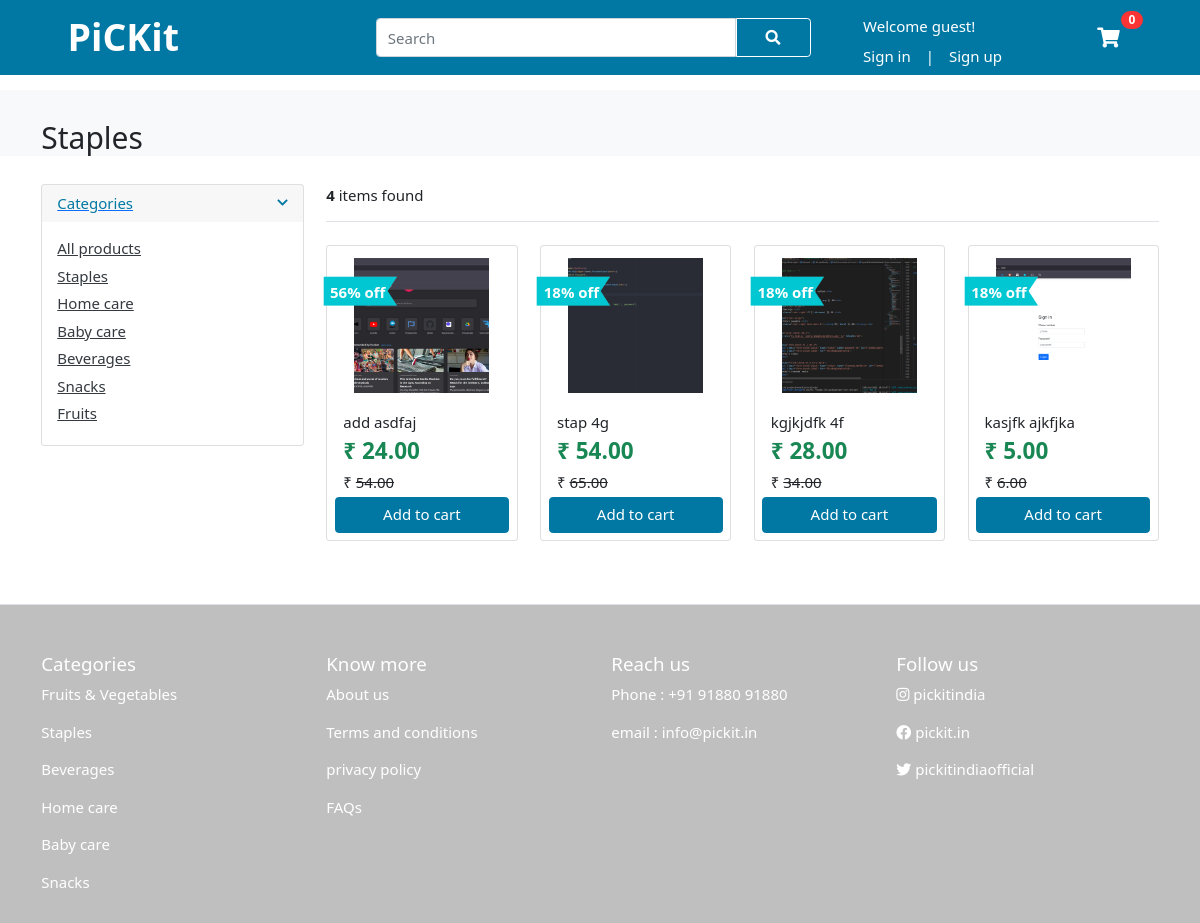
Page /category/1/ on the committed database.
### vendor/models.py (models this page shows, shortened)
class Category(models.Model):
    category_name   = models.CharField(max_length=50,unique=True)
    cat_image       = models.ImageField(upload_to = 'photos/categories')
    cat_offer       = models.IntegerField(default=0)
    time_added      = models.DateTimeField(auto_now_add=True)

class Product(models.Model):
    product_name    = models.CharField(max_length=100, unique=True)
    mrp             = models.IntegerField()
    offer           = models.IntegerField(default=0)
    quantity        = models.CharField(max_length=10)
    description     = models.TextField(blank=True)
    brand           = models.ForeignKey(Brand, on_delete=models.CASCADE)
    category        = models.ForeignKey(Category, on_delete=models.CASCADE)
    image_1         = models.ImageField(upload_to = 'photos/products/primary')
    image_2         = models.ImageField(upload_to = 'photos/products/secondary')
    image_3         = models.ImageField(upload_to = 'photos/products/secondary', blank = True)
    image_4         = models.ImageField(upload_to = 'photos/products/secondary', blank = True)
    added_at        = models.DateTimeField(auto_now_add=True)
    modified_at     = models.DateTimeField(auto_now=True)
    def selling_price(self):
        if (self.category.cat_offer > self.offer):
            selling_price = self.mrp * (1-(int(self.category.cat_offer)/100))
        else:
            selling_price = self.mrp * (1-(int(self.offer)/100))
        return ceil(selling_price)

### user/views.py (the view)
# urls.py: path('category/<category_id>/',views.category_view,name='category'),
def category_view(request, category_id):
    categories = Category.objects.all()
    category = Category.objects.get(id=category_id)
    products = Product.objects.filter(category_id = category_id)
    product_count = products.count()
    paginator = Paginator(products,4)
    page = request.GET.get('page')
    paged_products = paginator.get_page(page)
    context = {'products':paged_products, 'category':category,'product_count':product_count,'categories':categories}
    return render(request,'user/category.html',context)

### user/context_processors.py (called while the page is built)
def menu_links(request):
    links = Category.objects.all()
    return dict(links=links)

def counter(request):
    cart_count = 0
    if 'admin' in request.path:
        return {}
    else:
        try:
            cart = Cart.objects.filter(cart_id = _cart_id(request))
            if request.user.is_authenticated:
                cart_items = CartItem.objects.all().filter(user= request.user)
            else:
                cart_items = CartItem.objects.all().filter(cart=cart[:1])
            for cart_item in cart_items:
                cart_count += cart_item.quantity
        except Cart.DoesNotExist:
            cart_count = 0
    return dict(cart_count = cart_count)

### user/views.py (called while the page is built)
def _cart_id(request):
    cart = request.session.session_key
    if not cart:
        cart = request.session.create()
    return cart

### templates/user/category.html (shortened to what this page needs)
{% extends 'user/base.html' %}
{% load static %}
{% block content %}
<section class="section-pagetop bg">
	<div class="container">
		<h2 class="title-page">{{ category.category_name }}</h2>
	</div>
</section>
<section class="section-content padding-yy">
	<div class="container">
		<div class="row">
			<aside class="filter col-md-3">
				<div class="card">
					<article class="filter-group">
						<header class="card-header">
							<a href="#" data-toggle="collapse" data-target="#collapse_1" aria-expanded="true" class="">
								<i class="icon-control fa fa-chevron-down text-major"></i>
								<h6 class="title text-major">Categories</h6>
							</a>
						</header>
						<div class="filter-content collapse show" id="collapse_1" style="">
							<div class="card-body">
								<ul class="list-menu">
									<li><a href="{% url 'store' %}">All products</a></li>
									{% for category in categories %}
                                    <li><a href="{% url 'category' category.id %}">{{ category.category_name }}</a></li>
                                    {% endfor %}
								</ul>
							</div>
						</div>
					</article>
				</div>
			</aside>
			<main class="col-lg-9">
				<header class="border-bottom mb-4 pb-3">
					<div class="form-inline">
						<span class="mr-md-auto"><b>{{ product_count }} </b>items found</span>
					</div>
				</header>
				<div class="row">
					{% for product in products %}
					<div class="col-6 col-sm-6 col-md-4 col-lg-4 col-xl-3 card-outer">
						{% if product.offer > 0 or product.category.cat_offer > 0 %}
						<div class="offer-flag-div"><img src="{% static 'users/images/offer-flag.png' %}" alt=""></div>
						<div class="offer-tag">
							{% if product.offer > product.category.cat_offer %}
							<p>{{ product.offer }}% off</p>
							{% else %}
							<p>{{ product.category.cat_offer }}% off</p>
							{% endif %}
						</div>
						{% endif %}
						<div class="card card-product-grid">
							<div class="card-image-div">
								{% if product.image_1 %}
								<a href="{% url 'product' product.id %}" class="img-wrap"> <img src="{{ product.image_1.url }}">
								</a>
								{% else %}
								<a href="{% url 'product' product.id %}" class="img-wrap"> <img src="{% static 'users/images/image-not-found.png' %}">
								</a>
								{% endif %}
							</div>
							<figcaption class="info-wrap">
								<p class="title">{{ product.product_name }} {{ product.quantity }}</p>
								<h4 class="price mt-1 text-success">₹ {{ product.selling_price }}.00</h4>
								<p class="">₹ <s>{{ product.mrp }}.00</s></p>
							</figcaption>
							<button onclick="addToCart('{{product.id}}')" class="btn btn-major mr-2 ml-2 mb-2 add-to-cart-btn" id="{{ product.id }}{{ product.id }}">Add to
								cart</button>
						</div>
					</div>
					{% endfor %}
				</div>
			</main>
		</div>
	</div>
</section>
{% endblock %}

### static/users/css/ui.css (style rules this page uses)
html { font-family: "Inter", sans-serif; font-size: 15px; }
:root { --major:#0078a3; --cyan-mix:#4ac0d0; }
.img-wrap { text-align: center; display: block; }
.img-wrap img { max-width: 100%; }
.padding-yy { padding-top: 20px; padding-bottom: 20px; }
article:after, .form-group:after { display: block; clear: both; content: ""; }
.bg { background-color: #f8f9fa; }
.title-page { color: #212529; }
p:last-child { margin-bottom: 0; }
[class*=list-] li:after { visibility: hidden; display: block; content: ""; overflow: hidden; height: 0; clear: both; }
.list-menu { list-style: none; margin: 0; padding-left: 0; }
.list-menu li { margin-bottom: 5px; }
.list-menu a { color: #343a40; }
[class*=card-product] p { margin-bottom: 0; }
[class*=card-product] .img-wrap { overflow: hidden; position: relative; }
[class*=card-product] .img-wrap img { height: 100%; max-width: 100%; width: auto; display: inline-block; -o-object-fit: cover; object-fit: cover; }
.card-product-grid { margin-bottom: 20px; }
.card-product-grid .img-wrap { border-radius: 0.2rem 0.2rem 0 0; height: 220px; }
.card-product-grid .info-wrap { overflow: hidden; padding-left: 16px; padding-bottom: 3px; }
.card-outer { position: relative; top: 0%; left:0%; box-sizing: border-box; }
.offer-flag-div { position: absolute; top: 2.1em; left: .5em; z-index: 1; }
.offer-tag { position: absolute; top: 2em; left: 1em; z-index: 3; }
.offer-tag p { margin-top: .4em; color: white; font-weight: bold; }
.offer-flag-div img { width: 5em; height: 2em; }
.card .img-wrap { overflow: hidden; }
.price { font-weight: 600; color: #212529; }
.icon-control { margin-top: 5px; float: right; font-size: 80%; }
.card-header .title { margin-bottom: 0; line-height: 1.5; }
.filter-group { border-bottom: 1px solid #e4e4e4; }
.filter-group .card-header { border-bottom: 0; }
.filter-group:last-child { border-bottom: 0; }
.section-pagetop { padding: 30px 0 0 0; }
.btn-major { background: var(--major); color: white; border: 0.5px solid var(--major); }
.text-major { color: var(--major); text-decoration: none; }
.card-image-div .img-wrap img { margin: 5px; width: 9em; height: 10em; object-fit: contain; }
.card-image-div .img-wrap { height: 11em; }

### rows in the picture
Category: category_name "Staples"
Category: category_name "Home care"
Category: category_name "Baby care"
Category: category_name "Beverages"
Category: category_name "Snacks"
Category: category_name "Fruits"
Product: offer "56", image_1 (picture), product_name "add", quantity "asdfaj", selling_price "24", mrp "54"
Product: category.cat_offer "18", image_1 (picture), product_name "stap", quantity "4g", selling_price "54", mrp "65"
Product: category.cat_offer "18", image_1 (picture), product_name "kgjkjdfk", quantity "4f", selling_price "28", mrp "34"
Product: category.cat_offer "18", image_1 (picture), product_name "kasjfk", quantity "ajkfjka", selling_price "5", mrp "6"

### other values in the picture
{{ cart_count }} "0"
{{ product_count }} "4"
